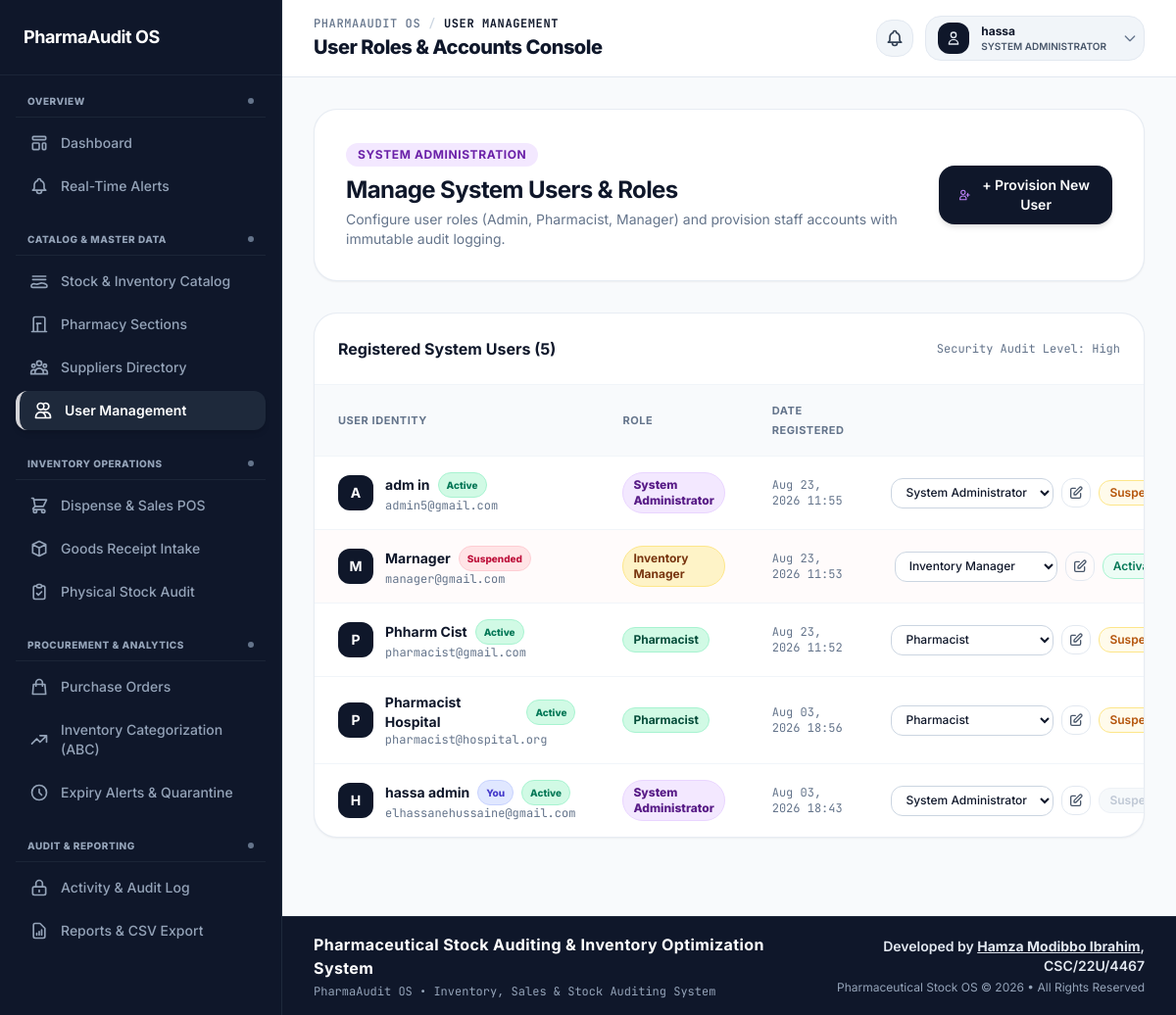
Before: /users/ (signed in) with the older database file.
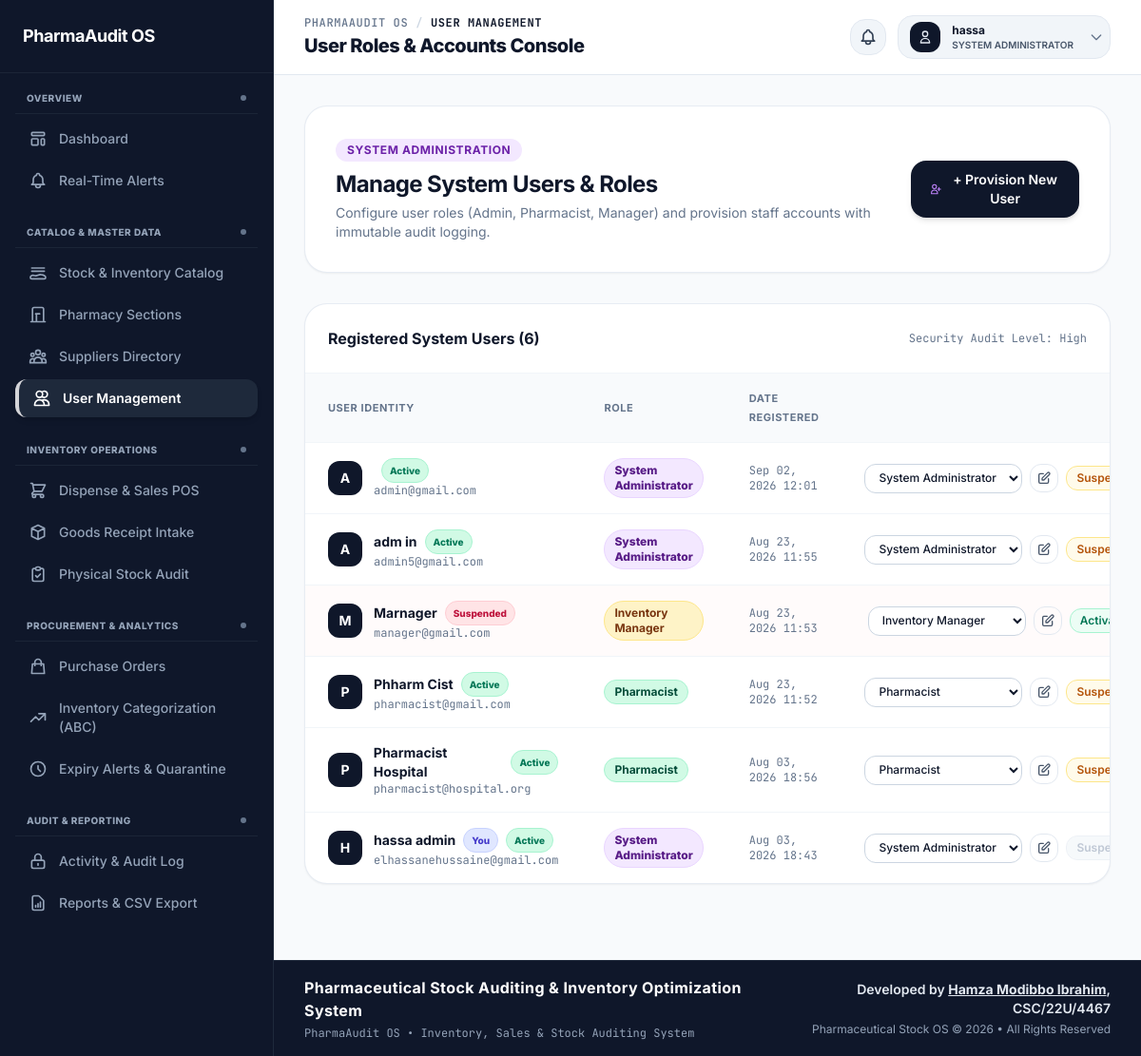
After: the same page with the newer database file.
### app/models.py (models this page shows, shortened)
class CustomUser(AbstractUser):
    ROLE_CHOICES = (
        ('ADMIN', 'System Administrator'),
        ('PHARMACIST', 'Pharmacist'),
        ('MANAGER', 'Inventory Manager'),
    )
    username = None
    email = models.EmailField('email address', unique=True)
    first_name = models.CharField(max_length=150, blank=True)
    last_name = models.CharField(max_length=150, blank=True)
    role = models.CharField(max_length=20, choices=ROLE_CHOICES, default='PHARMACIST')
    USERNAME_FIELD = 'email'
    REQUIRED_FIELDS = []
    objects = CustomUserManager()
    def has_permission(self, permission_name):
        if not self.is_authenticated:
            return False
        if self.is_superuser or self.role == 'ADMIN':
            return True
        allowed_perms = ROLE_PERMISSIONS.get(self.role, set())
        return permission_name in allowed_perms
    @property
    def is_admin(self):
        return self.role == 'ADMIN' or self.is_superuser
    @property
    def can_manage_users(self):
        return self.has_permission('manage_users')
    @property
    def can_configure_system(self):
        return self.has_permission('configure_system')
    @property
    def can_manage_suppliers(self):
        return self.has_permission('manage_suppliers')
    @property
    def can_view_stock_dashboard(self):
        return self.has_permission('view_stock_dashboard')
    @property
    def can_search_drug_records(self):
        return self.has_permission('search_drug_records')
    @property
    def can_view_audit_trail(self):
        return self.has_permission('view_audit_trail')
    @property
    def can_record_stock_receipt(self):
        return self.has_permission('record_stock_receipt')
    @property
    def can_dispense_stock(self):
        return self.has_permission('dispense_stock')
    @property
    def can_acknowledge_rop(self):
        return self.has_permission('acknowledge_rop')
    @property
    def can_record_stock_adjustment(self):
        return self.has_permission('record_stock_adjustment')
    @property
    def can_generate_reports(self):
        return self.has_permission('generate_reports')
    @property
    def can_approve_purchase_orders(self):
        return self.has_permission('approve_purchase_orders')
    @property
    def can_review_abc_classification(self):
        return self.has_permission('review_abc_classification')

### app/views.py (the view, shortened to what this page needs)
# urls.py: path('users/', views.manage_users_view, name='manage_users'),
@require_permission('manage_users')
def manage_users_view(request):
    if not request.user.is_admin:
        messages.error(request, "Access denied. Only Administrators can manage users.")
        return redirect('dashboard')
    users = User.objects.all().order_by('-date_joined')
    context = {
        'users_list': users,
        'role_choices': User.ROLE_CHOICES,
        'register_form': RegisterForm(),
    }
    return render(request, 'users/users_list.html', context)

### app/views.py (called while the page is built, shortened)
def require_permission(permission_name):
    def decorator(view_func):
        @wraps(view_func)
        def _wrapped_view(request, *args, **kwargs):
            if not request.user.is_authenticated:
                return redirect('login')
            return view_func(request, *args, **kwargs)
        return _wrapped_view
    return decorator

### app/templates/users/users_list.html (shortened to what the changed rows need)
{% extends 'base.html' %}
{% block main_content %}
<div class="max-w-7xl mx-auto space-y-8">
    <div class="flex flex-col sm:flex-row sm:items-center justify-between gap-4 bg-white border border-slate-200/80 p-6 sm:p-8 rounded-3xl shadow-sm">
        <div>
            <h1 class="text-2xl font-bold tracking-tight text-slate-900">Manage System Users & Roles</h1>
        </div>
    </div>
    <div class="bg-white border border-slate-200/80 rounded-3xl overflow-hidden shadow-sm">
        <div class="p-6 border-b border-slate-100 flex items-center justify-between">
            <h3 class="font-bold text-slate-900 text-base">Registered System Users ({{ users_list|length }})</h3>
            <span class="text-xs font-mono text-slate-500">Security Audit Level: High</span>
        </div>
        <div class="overflow-x-auto">
            <table class="w-full text-left text-sm">
                <thead class="bg-slate-50 text-slate-500 font-bold uppercase text-[11px] tracking-wider border-b border-slate-100">
                    <tr>
                        <th class="px-6 py-4">User Identity</th>
                        <th class="px-6 py-4">Role</th>
                        <th class="px-6 py-4">Date Registered</th>
                        <th class="px-6 py-4 text-right">Actions</th>
                    </tr>
                </thead>
                <tbody class="divide-y divide-slate-100 text-slate-700">
                    {% for u in users_list %}
                    <tr class="hover:bg-slate-50/70 transition {% if not u.is_active %}bg-rose-50/30{% endif %}">
                        <td class="px-6 py-4">
                            <div class="flex items-center space-x-3">
                                <div class="w-9 h-9 rounded-xl bg-slate-900 text-white font-bold flex items-center justify-center text-sm shadow-xs">
                                    {{ u.first_name|default:u.email|slice:":1"|upper }}
                                </div>
                                <div>
                                    <div class="flex items-center space-x-2">
                                        <p class="font-bold text-slate-900">{{ u.first_name }} {{ u.last_name }}</p>
                                        {% if u.id == request.user.id %}
                                        <span class="px-2 py-0.5 rounded-full text-[10px] font-extrabold bg-indigo-100 text-indigo-700 border border-indigo-200">You</span>
                                        {% endif %}
                                        {% if not u.is_active %}
                                        <span class="px-2 py-0.5 rounded-full text-[10px] font-extrabold bg-rose-100 text-rose-700 border border-rose-200">Suspended</span>
                                        {% else %}
                                        <span class="px-2 py-0.5 rounded-full text-[10px] font-extrabold bg-emerald-100 text-emerald-700 border border-emerald-200">Active</span>
                                        {% endif %}
                                    </div>
                                    <p class="text-xs font-mono text-slate-500">{{ u.email }}</p>
                                </div>
                            </div>
                        </td>
                        <td class="px-6 py-4 font-semibold">
                            {% if u.role == 'ADMIN' or u.is_superuser %}
                            <span class="inline-flex items-center px-2.5 py-1 rounded-full text-xs font-extrabold bg-purple-100 text-purple-900 border border-purple-200">
                                System Administrator
                            </span>
                            {% elif u.role == 'MANAGER' %}
                            <span class="inline-flex items-center px-2.5 py-1 rounded-full text-xs font-bold bg-amber-100 text-amber-900 border border-amber-200">
                                Inventory Manager
                            </span>
                            {% else %}
                            <span class="inline-flex items-center px-2.5 py-1 rounded-full text-xs font-bold bg-emerald-100 text-emerald-900 border border-emerald-200">
                                Pharmacist
                            </span>
                            {% endif %}
                        </td>
                        <td class="px-6 py-4 text-xs text-slate-500 font-mono">
                            {{ u.date_joined|date:"M d, Y H:i" }}
                        </td>
                        <td class="px-6 py-4 text-right">
                            <div class="inline-flex items-center justify-end space-x-2">
                                <form method="POST" action="{% url 'manage_users' %}" class="inline-block">
                                    <select name="role" onchange="this.form.submit()" class="px-2.5 py-1.5 bg-white border border-slate-300 text-slate-900 font-medium text-xs rounded-xl focus:ring-2 focus:ring-slate-400 shadow-xs">
                                        {% for r_code, r_label in role_choices %}
                                        <option value="{{ r_code }}" {% if u.role == r_code %}selected{% endif %}>{{ r_label }}</option>
                                        {% endfor %}
                                    </select>
                                </form>
                                <button type="button" onclick="document.getElementById('editUserModal{{ u.id }}').classList.remove('hidden')" title="Edit User" class="p-1.5 text-slate-600 hover:text-slate-900 hover:bg-slate-100 rounded-xl border border-slate-200 transition">
                                    <svg class="w-4 h-4" fill="none" stroke="currentColor" viewBox="0 0 24 24"><path stroke-linecap="round" stroke-linejoin="round" stroke-width="2" d="M11 5H6a2 2 0 00-2 2v11a2 2 0 002 2h11a2 2 0 002-2v-5m-1.414-9.414a2 2 0 112.828 2.828L11.828 15H9v-2.828l8.586-8.586z"/></svg>
                                </button>
                                {% if u.id == request.user.id %}
                                <button type="button" disabled title="You cannot suspend your own active administrator account" class="px-2.5 py-1 text-xs font-semibold text-slate-400 bg-slate-100 border border-slate-200 rounded-xl cursor-not-allowed opacity-60">
                                    Suspend
                                </button>
                                {% else %}
                                <form method="POST" action="{% url 'manage_users' %}" class="inline-block">
                                    {% if u.is_active %}
                                    <button type="submit" title="Suspend User" class="px-2.5 py-1 text-xs font-semibold text-amber-700 bg-amber-50 hover:bg-amber-100 border border-amber-200 rounded-xl transition">
                                        Suspend
                                    </button>
                                    {% else %}
                                    <button type="submit" title="Activate User" class="px-2.5 py-1 text-xs font-semibold text-emerald-700 bg-emerald-50 hover:bg-emerald-100 border border-emerald-200 rounded-xl transition">
                                        Activate
                                    </button>
                                    {% endif %}
                                </form>
                                {% endif %}
                            </div>
                        </td>
                    </tr>
                    {% empty %}
                    <tr>
                        <td colspan="4" class="px-6 py-8 text-center text-slate-400">No registered users found.</td>
                    </tr>
                    {% endfor %}
                </tbody>
            </table>
        </div>
    </div>
</div>
{% endblock %}

### app/templates/navbar.html (shortened to what the changed rows need)
<header
  class="border-b border-slate-200 px-6 lg:px-8 py-4 flex flex-col sm:flex-row sm:items-center justify-between gap-4 bg-white/95 backdrop-blur-md sticky top-0 z-40 shadow-xs"
>
  <div>
    <h2 class="text-xl font-extrabold tracking-tight text-slate-900 mt-0.5">
      {% if current_url == 'dashboard' %}Dashboard Overview{% elif current_url == 'fefo_dispense' or current_url == 'sales_receipt' %}Medication Dispense & POS Checkout (₦){% elif current_url == 'medications_list' or current_url == 'add_medication' %}Stock & Inventory Catalog{% elif current_url == 'sections_list' %}Pharmacy Sections & Locations{% elif current_url == 'suppliers_list' %}Pharmaceutical Suppliers Directory{% elif current_url == 'manage_users' %}User Roles & Accounts Console{% elif current_url == 'receive_batch' %}Goods Receipt Intake{% elif current_url == 'stock_adjustment' %}Physical Stock Audit{% elif current_url == 'purchase_orders' or current_url == 'auto_generate_draft_po' or current_url == 'approve_po' %}Purchase Orders{% elif current_url == 'abc_classification' %}Inventory Categorization (ABC){% elif current_url == 'expiries_monitoring' or current_url == 'quarantine_batch' %}Expiry Alerts & Isolation{% elif current_url == 'stock_audit_ledger' %}System Activity & Audit Log{% elif current_url == 'reports' or current_url == 'export_report_csv' %}Inventory Reports & Export{% elif request.resolver_match.namespace == 'notifications' %}Real-Time Notifications & System Alerts{% else %}System Console{% endif %}
    </h2>
  </div>
  <div class="relative flex items-center space-x-3 flex-shrink-0">
    <button
      id="userDropdownBtn"
      onclick="toggleUserDropdown(event)"
      class="flex items-center space-x-3 p-1.5 pl-3 bg-slate-100 hover:bg-slate-200/80 border border-slate-200 rounded-2xl transition-all duration-200 focus:outline-none focus:ring-2 focus:ring-slate-400 group"
      aria-expanded="false"
      aria-haspopup="true"
    >
      <div class="text-left text-xs leading-tight pr-1">
        <p class="font-bold text-slate-900 truncate max-w-[150px]">
          {{ user.first_name|default:user.username|default:user.email }}
        </p>
        <span
          class="inline-block text-[10px] font-semibold text-slate-600 uppercase mt-0.5"
        >
          {{ user.get_role_display|default:"Pharmacist" }}
        </span>
      </div>
    </button>
  </div>
</header>

Changed rows visible on the page:
added CustomUser: first_name "A", is_active "Active", email "admin@gmail.com", shows "System Administrator", date_joined "Sep 02, 2026 12:01", role "System Administrator"
Other visible differences:
{{ users_list|length }}: "5" → "6"
